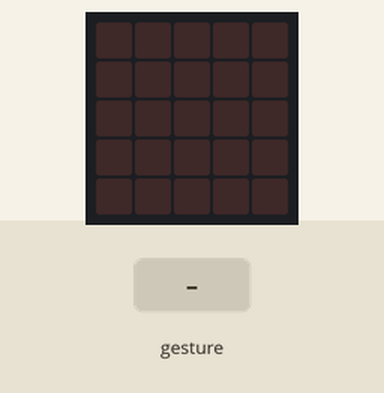
Simulated run of this program. Board: BBC micro:bit (MakeCode). Parts: the board's 5×5 LED display. Inputs (shaded band) come from the test bench. Random numbers come from a fixed seed; a tilt is held for 1.5 s and a shake lasts 1 s, then the board lies face up again.

Above: at 1.2 s.
1.3 s: gesture 'shake'
At 1.9 s:
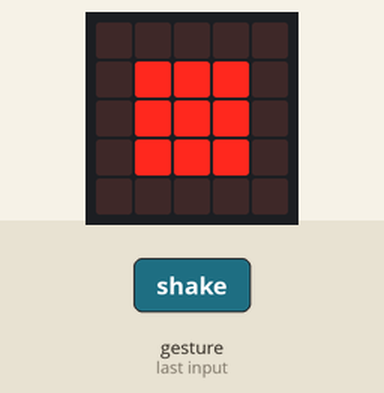
3.9 s: gesture 'shake'
At 4.8 s:
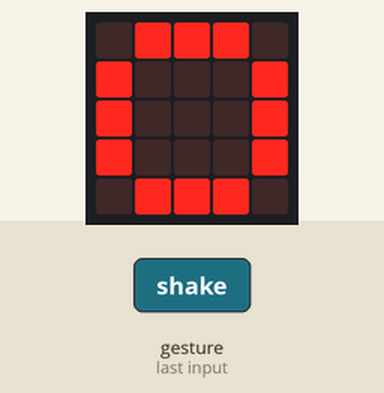
Timing chart, 0 to 6.9 s (numbered marks = the images above; inputs shaded):
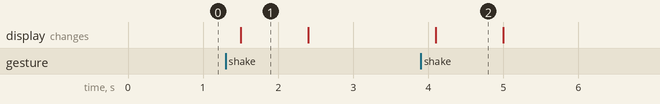

The program:

Ex12.py
```python
NOMBRE = 0

def on_gesture_shake():
    global NOMBRE
    NOMBRE = randint(0, 2)
    if NOMBRE == 0:
        basic.show_leds("""
            . . . . .
            . # # # .
            . # # # .
            . # # # .
            . . . . .
            """)
    elif NOMBRE == 1:
        basic.show_leds("""
            # # . # #
            # # . # #
            . . # . .
            . # . # .
            # . . . #
            """)
    elif NOMBRE == 2:
        basic.show_leds("""
            . # # # .
            # . . . #
            # . . . #
            # . . . #
            . # # # .
            """)
    basic.pause(500)
    basic.clear_screen()
input.on_gesture(Gesture.SHAKE, on_gesture_shake)

def on_forever():
    pass
basic.forever(on_forever)
```

Measured:
- after the input at 1.3 s, the display: changes after 0.20 s (image 1)
- after the input at 3.9 s, the display: changes after 0.20 s (image 2)
- what the display in image 1 shows lasts 0.9 s, from 1.5 s to 2.4 s
